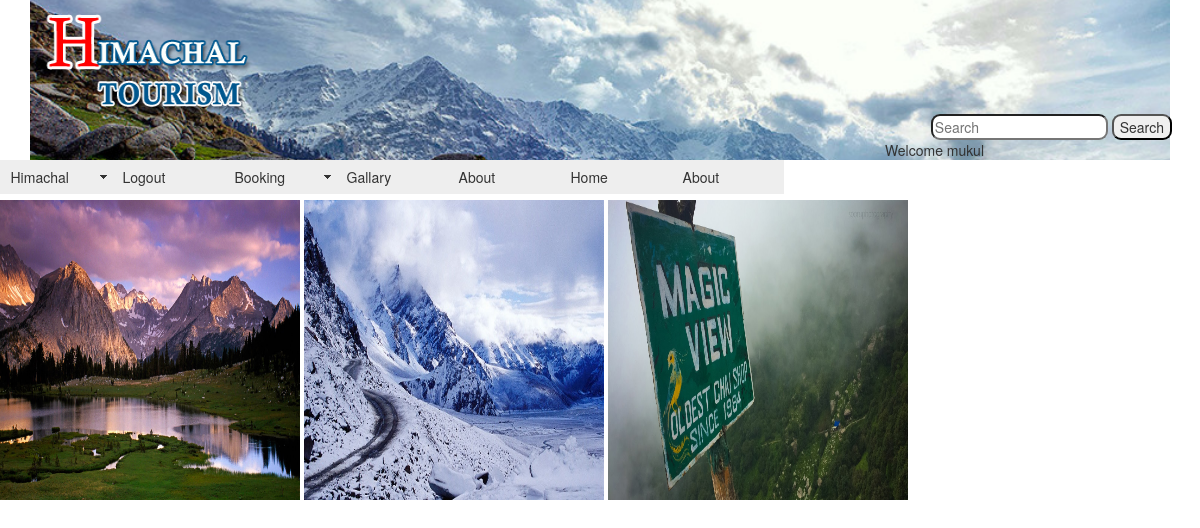
Screenshot of /php/gallary.php (signed in) with the database file from the repository.
### tables this page shows
CREATE TABLE `menu_items_tbl` (
  `id` int(200) NOT NULL,
  `items` varchar(250) NOT NULL,
  `items_path` varchar(200) NOT NULL
);

CREATE TABLE `pic_tbl` (
  `id` int(200) NOT NULL,
  `photo` varchar(100) NOT NULL
);

### php/gallary.php (the view, shortened to what this page needs)
<?php
include('header.php')?>
<div class="content">
   <?php include('home_menu.php')?>
   <br>
   <br>
   <?php
$con=mysqli_connect("localhost","root","","reg_db");
$query="select * from pic_tbl";
$c=mysqli_query($con,$query);
 while ($row=mysqli_fetch_array($c))
            {
				?>
				<img src="../admin/uploads/<?php echo $row['photo'];?>" alt="displpay picture " height="300" width="300">
            <?php
			}
            ?>

### php/menulist.php
 <?php
$con=mysqli_connect("localhost","root","","menu_tbl");
$query="select * from menu_items_tbl";
$c=mysqli_query($con,$query);
 while ($row=mysqli_fetch_array($c))
            {
				?>
				<li><a href="<?php echo $row['items_path'];?>"><?php echo $row['items'];?></a></li>
            <?php
			}
            ?>
	</ul>

### css/nav.css (style rules this page uses)
a:link { color:#414958; }

### php/SpryAssets/SpryMenuBarHorizontal.css (style rules this page uses)
ul.MenuBarHorizontal li { margin: 0; padding: 0; list-style-type: none; font-size: 100%; position: relative; text-align: left; cursor: pointer; width: 8em; float: left; }
ul.MenuBarHorizontal a { display: block; cursor: pointer; background-color: #EEE; padding: 0.5em 0.75em; color: #333; text-decoration: none; }

### rows the page displays
menu_items_tbl: items "Gallary"
menu_items_tbl: items "About"
menu_items_tbl: items "Home"
menu_items_tbl: items "About"
pic_tbl: photo (picture)
pic_tbl: photo (picture)
pic_tbl: photo (picture)

### other values shown
$_SESSION[ 'user'] "mukul"
